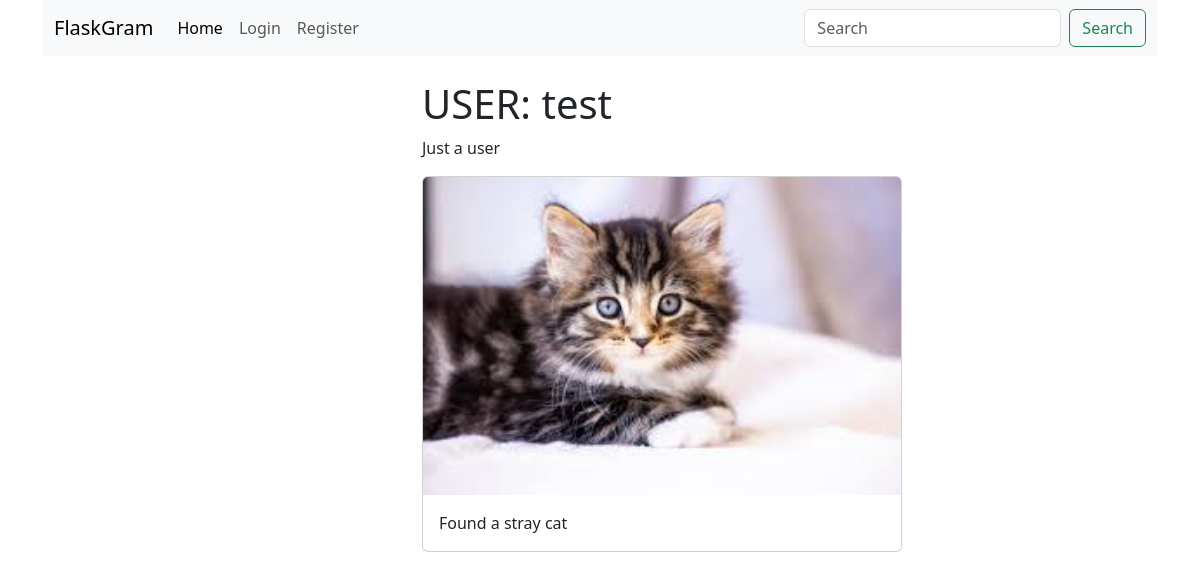
The page /user/3 on the database its author committed.
### tables this page shows
CREATE TABLE users (
    id INTEGER PRIMARY KEY AUTOINCREMENT,
    username TEXT UNIQUE NOT NULL,
    password TEXT NOT NULL,
    description TEXT, 
    created_at TIMESTAMP NOT NULL
);

CREATE TABLE posts (
    id INTEGER PRIMARY KEY AUTOINCREMENT,
    content TEXT NOT NULL,
    image TEXT NOT NULL,
    created_at TIMESTAMP NOT NULL, 
    users_id INTEGER NOT NULL, likes integer default 0,
    FOREIGN KEY (users_id) REFERENCES users (id) 
);

### app.py (the view)
@app.route('/user/<int:uid>')
def user_page(uid):
    db = get_db_connection()
    user = db.execute("SELECT * FROM users WHERE id=?", (uid,)).fetchone()
    if user is None:
        abort(404)
    posts = db.execute("SELECT * FROM posts WHERE users_id=? ORDER BY created_at DESC",
                       (uid,)).fetchall()
    return render_template('user.html', user=user, posts=posts)

### app.py (called while the page is built)
def get_db_connection():
    if 'db' not in g:
        g.db = sqlite3.connect(app.config['DATABASE'])
        g.db.row_factory = sqlite3.Row
    return g.db

@app.before_request
def load_logged_in_user():
    user_id = session.get('user_id')
    if user_id is None:
        g.user = None
    else:
        db = get_db_connection()
        g.user = db.execute("SELECT * FROM users WHERE id=?", (user_id,)).fetchone()

### templates/user.html
{% extends 'base.html' %}
{% block content %}
    <div class="row">
        <div class="col-md-4 mx-auto">
            <h1>USER: {{ user['username'] }}</h1>
            <p>{{ user['description'] }}</p>
            {% for row in posts %}
                <div class="card mb-3" style="width: 30rem;">
                    <img src="/static/uploads/{{ row['image'] }}" class="card-img-top" alt="...">
                <div class="card-body">
                    <p class="card-text">{{ row['content'] }}</p>
                </div>
                </div>
            {% endfor %}
        </div>
    </div>
{% endblock %}

### rows shown on the page
users: username "test", description "Just a user"
posts: image (picture), content "Found a stray cat"
